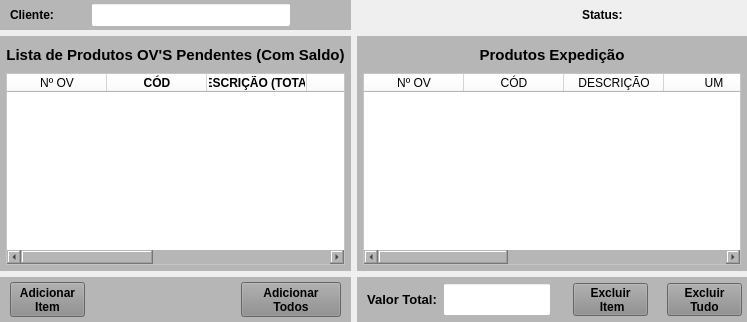
     <widget class="QWidget" name="widget_28" native="true">
      <property name="styleSheet">
       <string notr="true"/>
      </property>
      <layout class="QHBoxLayout" name="horizontalLayout_19">
       <property name="leftMargin">
        <number>0</number>
       </property>
       <property name="topMargin">
        <number>0</number>
       </property>
       <property name="rightMargin">
        <number>0</number>
       </property>
       <property name="bottomMargin">
        <number>0</number>
       </property>
       <item>
        <widget class="QWidget" name="widget_29" native="true">
         <property name="styleSheet">
          <string notr="true"/>
         </property>
         <layout class="QVBoxLayout" name="verticalLayout_9">
          <property name="leftMargin">
           <number>0</number>
          </property>
          <property name="topMargin">
           <number>0</number>
          </property>
          <property name="rightMargin">
           <number>0</number>
          </property>
          <property name="bottomMargin">
           <number>0</number>
          </property>
          <item>
           <widget class="QWidget" name="widget_Cor1" native="true">
            <property name="minimumSize">
             <size>
              <width>0</width>
              <height>30</height>
             </size>
            </property>
            <property name="maximumSize">
             <size>
              <width>16777215</width>
              <height>30</height>
             </size>
            </property>
            <property name="styleSheet">
             <string notr="true">background-color: rgb(182, 182, 182);</string>
            </property>
            <layout class="QHBoxLayout" name="horizontalLayout_27">
             <property name="spacing">
              <number>6</number>
             </property>
             <property name="leftMargin">
              <number>10</number>
             </property>
             <property name="topMargin">
              <number>3</number>
             </property>
             <property name="rightMargin">
              <number>10</number>
             </property>
             <property name="bottomMargin">
              <number>3</number>
             </property>
             <item>
              <widget class="QLabel" name="label_58">
               <property name="minimumSize">
                <size>
                 <width>75</width>
                 <height>0</height>
                </size>
               </property>
               <property name="maximumSize">
                <size>
                 <width>75</width>
                 <height>16777215</height>
                </size>
               </property>
               <property name="font">
                <font>
                 <pointsize>9</pointsize>
                 <weight>75</weight>
                 <bold>true</bold>
                </font>
               </property>
               <property name="text">
                <string>Cliente:</string>
               </property>
               <property name="alignment">
                <set>Qt::AlignLeading|Qt::AlignLeft|Qt::AlignVCenter</set>
               </property>
              </widget>
             </item>
             <item>
              <widget class="QLineEdit" name="line_Cliente">
               <property name="sizePolicy">
                <sizepolicy hsizetype="Preferred" vsizetype="Preferred">
                 <horstretch>0</horstretch>
                 <verstretch>0</verstretch>
                </sizepolicy>
               </property>
               <property name="minimumSize">
                <size>
                 <width>200</width>
                 <height>0</height>
                </size>
               </property>
               <property name="maximumSize">
                <size>
                 <width>200</width>
                 <height>16777215</height>
                </size>
               </property>
               <property name="font">
                <font>
                 <pointsize>9</pointsize>
                 <weight>50</weight>
                 <bold>false</bold>
                </font>
               </property>
               <property name="styleSheet">
                <string notr="true">background-color: rgb(255, 255, 255);</string>
               </property>
               <property name="text">
                <string/>
               </property>
               <property name="alignment">
                <set>Qt::AlignCenter</set>
               </property>
              </widget>
             </item>
             <item>
              <widget class="QLabel" name="label_4">
               <property name="text">
                <string/>
               </property>
              </widget>
             </item>
            </layout>
           </widget>
          </item>
          <item>
           <widget class="QWidget" name="widget_Cor2" native="true">
            <property name="styleSheet">
             <string notr="true">background-color: rgb(182, 182, 182);</string>
            </property>
            <layout class="QVBoxLayout" name="verticalLayout_5">
             <property name="spacing">
              <number>6</number>
             </property>
             <property name="leftMargin">
              <number>6</number>
             </property>
             <property name="topMargin">
              <number>6</number>
             </property>
             <property name="rightMargin">
              <number>6</number>
             </property>
             <property name="bottomMargin">
              <number>6</number>
             </property>
             <item>
              <widget class="QLabel" name="label_Titulo">
               <property name="minimumSize">
                <size>
                 <width>0</width>
                 <height>25</height>
                </size>
               </property>
               <property name="maximumSize">
                <size>
                 <width>16777215</width>
                 <height>25</height>
                </size>
               </property>
               <property name="font">
                <font>
                 <pointsize>11</pointsize>
                 <weight>75</weight>
                 <bold>true</bold>
                </font>
               </property>
               <property name="text">
                <string>Lista de Produtos OV'S Pendentes (Com Saldo)</string>
               </property>
               <property name="alignment">
                <set>Qt::AlignCenter</set>
               </property>
              </widget>
             </item>
             <item>
              <widget class="QTableWidget" name="table_OV">
               <property name="sizePolicy">
                <sizepolicy hsizetype="Preferred" vsizetype="Preferred">
                 <horstretch>0</horstretch>
                 <verstretch>0</verstretch>
                </sizepolicy>
               </property>
               <property name="font">
                <font>
                 <pointsize>8</pointsize>
                </font>
               </property>
               <property name="styleSheet">
                <string notr="true">background-color: rgb(255, 255, 255);</string>
               </property>
               <column>
                <property name="text">
                 <string>Nº OV</string>
                </property>
               </column>
               <column>
                <property name="text">
                 <string>CÓD</string>
                </property>
                <property name="font">
                 <font>
                  <weight>75</weight>
                  <bold>true</bold>
                 </font>
                </property>
                <property name="textAlignment">
                 <set>AlignCenter</set>
                </property>
               </column>
               <column>
                <property name="text">
                 <string>DESCRIÇÃO (TOTAL)</string>
                </property>
                <property name="font">
                 <font>
                  <weight>75</weight>
                  <bold>true</bold>
                 </font>
                </property>
                <property name="textAlignment">
                 <set>AlignCenter</set>
                </property>
               </column>
               <column>
                <property name="text">
                 <string>UM</string>
                </property>
                <property name="font">
                 <font>
                  <weight>75</weight>
                  <bold>true</bold>
                 </font>
                </property>
                <property name="textAlignment">
                 <set>AlignCenter</set>
                </property>
               </column>
               <column>
                <property name="text">
                 <string>FALTA</string>
                </property>
               </column>
               <column>
                <property name="text">
                 <string>LOCAL</string>
                </property>
                <property name="font">
                 <font>
                  <weight>75</weight>
                  <bold>true</bold>
                 </font>
                </property>
                <property name="textAlignment">
                 <set>AlignCenter</set>
                </property>
               </column>
               <column>
                <property name="text">
                 <string>SALDO</string>
                </property>
                <property name="font">
                 <font>
                  <family>MS Shell Dlg 2</family>
                  <pointsize>8</pointsize>
                  <weight>75</weight>
                  <bold>true</bold>
                 </font>
                </property>
                <property name="textAlignment">
                 <set>AlignCenter</set>
                </property>
               </column>
              </widget>
             </item>
            </layout>
           </widget>
          </item>
          <item>
           <widget class="QWidget" name="widget_Cor3" native="true">
            <property name="maximumSize">
             <size>
              <width>16777215</width>
              <height>45</height>
             </size>
            </property>
            <property name="styleSheet">
             <string notr="true">background-color: rgb(182, 182, 182);</string>
            </property>
            <layout class="QHBoxLayout" name="horizontalLayout_14">
             <property name="spacing">
              <number>5</number>
             </property>
             <property name="leftMargin">
              <number>10</number>
             </property>
             <property name="topMargin">
              <number>5</number>
             </property>
             <property name="rightMargin">
              <number>10</number>
             </property>
             <property name="bottomMargin">
              <number>5</number>
             </property>
             <item>
              <widget class="QPushButton" name="btn_Adicionar_Item">
               <property name="sizePolicy">
                <sizepolicy hsizetype="Fixed" vsizetype="Preferred">
                 <horstretch>0</horstretch>
                 <verstretch>0</verstretch>
                </sizepolicy>
               </property>
               <property name="maximumSize">
                <size>
                 <width>75</width>
                 <height>16777215</height>
                </size>
               </property>
               <property name="font">
                <font>
                 <pointsize>9</pointsize>
                 <weight>75</weight>
                 <bold>true</bold>
                </font>
               </property>
               <property name="cursor">
                <cursorShape>PointingHandCursor</cursorShape>
               </property>
               <property name="layoutDirection">
                <enum>Qt::LeftToRight</enum>
               </property>
               <property name="autoFillBackground">
                <bool>false</bool>
               </property>
               <property name="styleSheet">
                <string notr="true">background-color: rgb(141, 141, 141);</string>
               </property>
               <property name="text">
                <string>Adicionar
Item</string>
               </property>
               <property name="checkable">
                <bool>false</bool>
               </property>
               <property name="autoDefault">
                <bool>false</bool>
               </property>
               <property name="default">
                <bool>false</bool>
               </property>
               <property name="flat">
                <bool>false</bool>
               </property>
              </widget>
             </item>
             <item>
              <widget class="QLabel" name="label_2">
               <property name="text">
                <string/>
               </property>
              </widget>
             </item>
             <item>
              <widget class="QPushButton" name="btn_Adicionar_Todos">
               <property name="sizePolicy">
                <sizepolicy hsizetype="Preferred" vsizetype="Preferred">
                 <horstretch>0</horstretch>
                 <verstretch>0</verstretch>
                </sizepolicy>
               </property>
               <property name="minimumSize">
                <size>
                 <width>0</width>
                 <height>0</height>
                </size>
               </property>
               <property name="maximumSize">
                <size>
                 <width>100</width>
                 <height>16777215</height>
                </size>
               </property>
               <property name="font">
                <font>
                 <pointsize>9</pointsize>
                 <weight>75</weight>
                 <bold>true</bold>
                </font>
               </property>
               <property name="cursor">
                <cursorShape>PointingHandCursor</cursorShape>
               </property>
               <property name="layoutDirection">
                <enum>Qt::LeftToRight</enum>
               </property>
               <property name="autoFillBackground">
                <bool>false</bool>
               </property>
               <property name="styleSheet">
                <string notr="true">background-color: rgb(141, 141, 141);</string>
               </property>
               <property name="text">
                <string>Adicionar
Todos</string>
               </property>
               <property name="checkable">
                <bool>false</bool>
               </property>
               <property name="autoDefault">
                <bool>false</bool>
               </property>
               <property name="default">
                <bool>false</bool>
               </property>
               <property name="flat">
                <bool>false</bool>
               </property>
              </widget>
             </item>
            </layout>
           </widget>
          </item>
         </layout>
        </widget>
       </item>
       <item>
        <widget class="QWidget" name="widget_30" native="true">
         <property name="styleSheet">
          <string notr="true"/>
         </property>
         <layout class="QVBoxLayout" name="verticalLayout_8">
          <property name="leftMargin">
           <number>0</number>
          </property>
          <property name="topMargin">
           <number>0</number>
          </property>
          <property name="rightMargin">
           <number>0</number>
          </property>
          <property name="bottomMargin">
           <number>0</number>
          </property>
          <item>
           <widget class="QWidget" name="widget_32" native="true">
            <property name="minimumSize">
             <size>
              <width>0</width>
              <height>30</height>
             </size>
            </property>
            <property name="maximumSize">
             <size>
              <width>16777215</width>
              <height>30</height>
             </size>
            </property>
            <layout class="QHBoxLayout" name="horizontalLayout_20">
             <item>
              <widget class="QLabel" name="label">
               <property name="text">
                <string/>
               </property>
              </widget>
             </item>
             <item>
              <widget class="QLabel" name="label_5">
               <property name="minimumSize">
                <size>
                 <width>50</width>
                 <height>0</height>
                </size>
               </property>
               <property name="maximumSize">
                <size>
                 <width>50</width>
                 <height>16777215</height>
                </size>
               </property>
               <property name="font">
                <font>
                 <pointsize>9</pointsize>
                 <weight>75</weight>
                 <bold>true</bold>
                </font>
               </property>
               <property name="text">
                <string>Status:</string>
               </property>
              </widget>
             </item>
             <item>
              <widget class="QLabel" name="label_Status">
               <property name="minimumSize">
                <size>
                 <width>100</width>
                 <height>0</height>
                </size>
               </property>
               <property name="maximumSize">
                <size>
                 <width>100</width>
                 <height>16777215</height>
                </size>
               </property>
               <property name="text">
                <string/>
               </property>
              </widget>
             </item>
            </layout>
           </widget>
          </item>
          <item>
           <widget class="QWidget" name="widget_Cor4" native="true">
            <property name="minimumSize">
             <size>
              <width>0</width>
              <height>0</height>
             </size>
            </property>
            <property name="styleSheet">
             <string notr="true">background-color: rgb(182, 182, 182);</string>
            </property>
            <layout class="QVBoxLayout" name="verticalLayout_12" stretch="0,0">
             <property name="spacing">
              <number>6</number>
             </property>
             <property name="leftMargin">
              <number>6</number>
             </property>
             <property name="topMargin">
              <number>6</number>
             </property>
             <property name="rightMargin">
              <number>6</number>
             </property>
             <property name="bottomMargin">
              <number>6</number>
             </property>
             <item>
              <widget class="QLabel" name="label_34">
               <property name="minimumSize">
                <size>
                 <width>0</width>
                 <height>25</height>
                </size>
               </property>
               <property name="maximumSize">
                <size>
                 <width>16777215</width>
                 <height>25</height>
                </size>
               </property>
               <property name="font">
                <font>
                 <pointsize>11</pointsize>
                 <weight>75</weight>
                 <bold>true</bold>
                </font>
               </property>
               <property name="text">
                <string>Produtos Expedição</string>
               </property>
               <property name="alignment">
                <set>Qt::AlignCenter</set>
               </property>
              </widget>
             </item>
             <item>
              <widget class="QTableWidget" name="table_Exp">
               <property name="sizePolicy">
                <sizepolicy hsizetype="Preferred" vsizetype="Preferred">
                 <horstretch>0</horstretch>
                 <verstretch>0</verstretch>
                </sizepolicy>
               </property>
               <property name="font">
                <font>
                 <pointsize>8</pointsize>
                </font>
               </property>
               <property name="styleSheet">
                <string notr="true">background-color: rgb(255, 255, 255);</string>
               </property>
               <column>
                <property name="text">
                 <string>Nº OV</string>
                </property>
               </column>
               <column>
                <property name="text">
                 <string>CÓD</string>
                </property>
               </column>
               <column>
                <property name="text">
                 <string>DESCRIÇÃO</string>
                </property>
               </column>
               <column>
                <property name="text">
                 <string>UM</string>
                </property>
               </column>
               <column>
                <property name="text">
                 <string>QTDE</string>
                </property>
               </column>
               <column>
                <property name="text">
                 <string>R$/UNID</string>
                </property>
               </column>
               <column>
                <property name="text">
                 <string>IPI</string>
                </property>
               </column>
               <column>
                <property name="text">
                 <string>R$</string>
                </property>
               </column>
              </widget>
             </item>
            </layout>
           </widget>
          </item>
          <item>
           <widget class="QWidget" name="widget_Cor5" native="true">
            <property name="minimumSize">
             <size>
              <width>0</width>
              <height>45</height>
             </size>
            </property>
            <property name="maximumSize">
             <size>
              <width>16777215</width>
              <height>45</height>
             </size>
            </property>
            <property name="styleSheet">
             <string notr="true">background-color: rgb(182, 182, 182);</string>
            </property>
            <layout class="QHBoxLayout" name="horizontalLayout_15">
             <property name="leftMargin">
              <number>0</number>
             </property>
             <property name="topMargin">
              <number>0</number>
             </property>
             <property name="rightMargin">
              <number>0</number>
             </property>
             <property name="bottomMargin">
              <number>0</number>
             </property>
             <item>
              <widget class="QWidget" name="widget_22" native="true">
               <layout class="QVBoxLayout" name="verticalLayout_13">
                <property name="spacing">
                 <number>4</number>
                </property>
                <property name="leftMargin">
                 <number>0</number>
                </property>
                <property name="topMargin">
                 <number>0</number>
                </property>
                <property name="rightMargin">
                 <number>0</number>
                </property>
                <property name="bottomMargin">
                 <number>0</number>
                </property>
                <item>
                 <widget class="QWidget" name="widget_23" native="true">
                  <layout class="QHBoxLayout" name="horizontalLayout_16">
                   <property name="leftMargin">
                    <number>10</number>
                   </property>
                   <property name="topMargin">
                    <number>6</number>
                   </property>
                   <property name="rightMargin">
                    <number>10</number>
                   </property>
                   <property name="bottomMargin">
                    <number>6</number>
                   </property>
                   <item>
                    <widget class="QLabel" name="label_39">
                     <property name="minimumSize">
                      <size>
                       <width>0</width>
                       <height>0</height>
                      </size>
                     </property>
                     <property name="maximumSize">
                      <size>
                       <width>16777215</width>
                       <height>16777215</height>
                      </size>
                     </property>
                     <property name="font">
                      <font>
                       <pointsize>10</pointsize>
                       <weight>75</weight>
                       <bold>true</bold>
                      </font>
                     </property>
                     <property name="text">
                      <string>Valor Total:</string>
                     </property>
                     <property name="alignment">
                      <set>Qt::AlignCenter</set>
                     </property>
                    </widget>
                   </item>
                   <item>
                    <widget class="QLineEdit" name="line_Total_Geral">
                     <property name="sizePolicy">
                      <sizepolicy hsizetype="Preferred" vsizetype="Preferred">
                       <horstretch>0</horstretch>
                       <verstretch>0</verstretch>
                      </sizepolicy>
                     </property>
                     <property name="minimumSize">
                      <size>
                       <width>0</width>
                       <height>0</height>
                      </size>
                     </property>
                     <property name="maximumSize">
                      <size>
                       <width>16777215</width>
                       <height>16777215</height>
                      </size>
                     </property>
                     <property name="font">
                      <font>
                       <pointsize>9</pointsize>
                      </font>
                     </property>
                     <property name="styleSheet">
                      <string notr="true">background-color: rgb(255, 255, 255);</string>
                     </property>
                     <property name="alignment">
                      <set>Qt::AlignCenter</set>
                     </property>
                    </widget>
                   </item>
                  </layout>
                 </widget>
                </item>
               </layout>
              </widget>
             </item>
             <item>
              <widget class="QWidget" name="widget_25" native="true">
               <property name="minimumSize">
                <size>
                 <width>180</width>
                 <height>0</height>
                </size>
               </property>
               <property name="maximumSize">
                <size>
                 <width>180</width>
                 <height>16777215</height>
                </size>
               </property>
               <layout class="QHBoxLayout" name="horizontalLayout_17">
                <property name="leftMargin">
                 <number>6</number>
                </property>
                <property name="topMargin">
                 <number>6</number>
                </property>
                <property name="rightMargin">
                 <number>6</number>
                </property>
                <property name="bottomMargin">
                 <number>6</number>
                </property>
                <item>
                 <widget class="QPushButton" name="btn_ExcluirItem">
                  <property name="sizePolicy">
                   <sizepolicy hsizetype="Fixed" vsizetype="Preferred">
                    <horstretch>0</horstretch>
                    <verstretch>0</verstretch>
                   </sizepolicy>
                  </property>
                  <property name="maximumSize">
                   <size>
                    <width>75</width>
                    <height>16777215</height>
                   </size>
                  </property>
                  <property name="font">
                   <font>
                    <pointsize>9</pointsize>
                    <weight>75</weight>
                    <bold>true</bold>
                   </font>
                  </property>
                  <property name="cursor">
                   <cursorShape>PointingHandCursor</cursorShape>
                  </property>
                  <property name="layoutDirection">
                   <enum>Qt::LeftToRight</enum>
                  </property>
                  <property name="autoFillBackground">
                   <bool>false</bool>
                  </property>
                  <property name="styleSheet">
                   <string notr="true">background-color: rgb(141, 141, 141);</string>
                  </property>
                  <property name="text">
                   <string>Excluir 
 Item</string>
                  </property>
                  <property name="checkable">
                   <bool>false</bool>
                  </property>
                  <property name="autoDefault">
                   <bool>false</bool>
                  </property>
                  <property name="default">
                   <bool>false</bool>
                  </property>
                  <property name="flat">
                   <bool>false</bool>
                  </property>
                 </widget>
                </item>
                <item>
                 <widget class="QLabel" name="label_40">
                  <property name="text">
                   <string/>
                  </property>
                 </widget>
                </item>
                <item>
                 <widget class="QPushButton" name="btn_ExcluirTudo">
                  <property name="sizePolicy">
                   <sizepolicy hsizetype="Fixed" vsizetype="Preferred">
                    <horstretch>0</horstretch>
                    <verstretch>0</verstretch>
                   </sizepolicy>
                  </property>
                  <property name="maximumSize">
                   <size>
                    <width>80</width>
                    <height>16777215</height>
                   </size>
                  </property>
                  <property name="font">
                   <font>
                    <pointsize>9</pointsize>
                    <weight>75</weight>
                    <bold>true</bold>
                   </font>
                  </property>
                  <property name="cursor">
                   <cursorShape>PointingHandCursor</cursorShape>
                  </property>
                  <property name="layoutDirection">
                   <enum>Qt::LeftToRight</enum>
                  </property>
                  <property name="autoFillBackground">
                   <bool>false</bool>
                  </property>
                  <property name="styleSheet">
                   <string notr="true">background-color: rgb(141, 141, 141);</string>
                  </property>
                  <property name="text">
                   <string>Excluir
Tudo</string>
                  </property>
                  <property name="checkable">
                   <bool>false</bool>
                  </property>
                  <property name="autoDefault">
                   <bool>false</bool>
                  </property>
                  <property name="default">
                   <bool>false</bool>
                  </property>
                  <property name="flat">
                   <bool>false</bool>
                  </property>
                 </widget>
                </item>
               </layout>
              </widget>
             </item>
            </layout>
           </widget>
          </item>
         </layout>
        </widget>
       </item>
      </layout>
     </widget>
